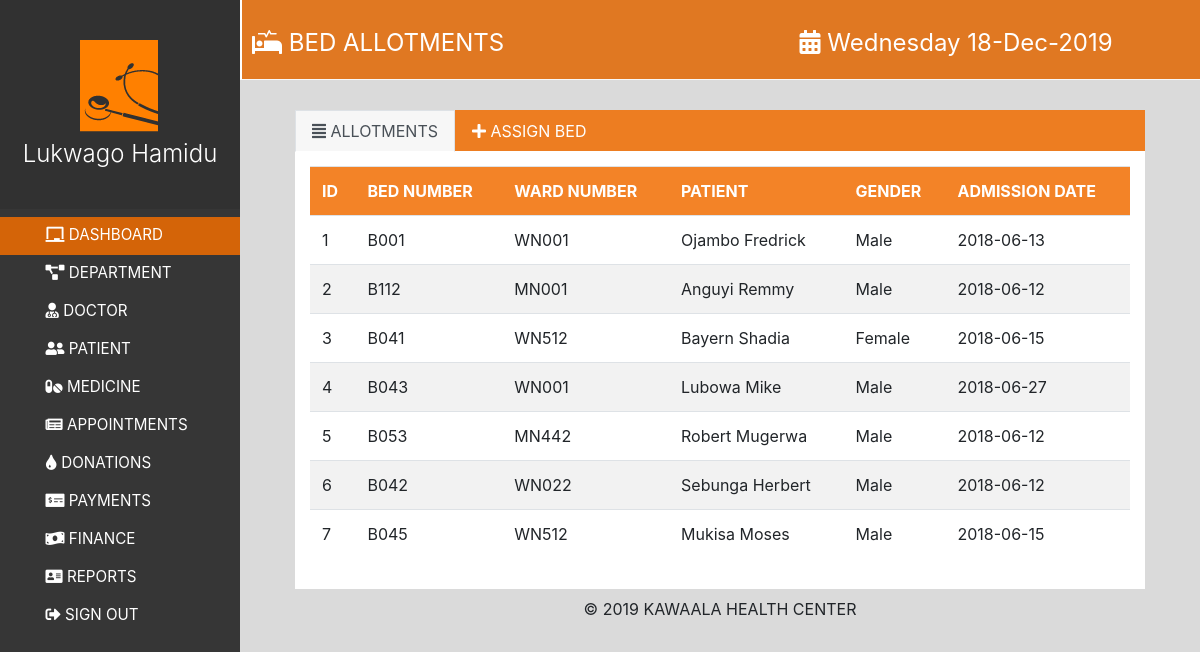
The app's page /bedallotment.php (signed in) with its own data.
### tables this page shows
CREATE TABLE IF NOT EXISTS `bedallotment` (
  `id` int(11) NOT NULL AUTO_INCREMENT,
  `bednumber` varchar(200) NOT NULL,
  `wardnumber` varchar(200) NOT NULL,
  `patient` varchar(200) NOT NULL,
  `sex` varchar(200) NOT NULL,
  `date` varchar(200) NOT NULL,
  PRIMARY KEY (`id`)
);

### bedallotment.php (the view, shortened to what this page needs)
<!DOCTYPE html>
<html>
	<head>
		<link rel="stylesheet" type="text/css" href="styles.css">
		<link rel="stylesheet" type="text/css" href="css/bootstrap.css">
		<link rel="stylesheet" href="css/fontawesome-all.css">
		<link rel="stylesheet" href="css/style.css">
	</head>
	<body>
    <nav class="menu" tabindex="0">
  <header class="avatar">
		<a href="home"><img src="images/logo/logo.png" /></a>
    <h4 class="display-6"><?php echo $_SESSION['username']; ?></h4>
  </header>
	<ul>
    <li tabindex="0" class="icon-dashboard text-uppercase active"><a href="home.php"><span><span class="fa fa-chalkboard"></span> Dashboard</span></a></li>
    <li tabindex="0" class="icon-customers text-uppercase"><a href="department.php"><span><span class="fa fa-project-diagram"></span> Department</span></a></li>
    <li tabindex="0" class="icon-users text-uppercase"><a href="doctordash.php"><span><span class="fa fa-user-md"></span> Doctor</span></li>
    <li tabindex="0" class="icon-settings text-uppercase"><span><span class="fa fa-user-friends"></span> Patient</span></li>
    <li tabindex="0" class="icon-settings text-uppercase"><a href="medicine.php"><span><span class="fa fa-pills"></span> Medicine</span></a></li>
    <li tabindex="0" class="icon-settings text-uppercase"><a href="appointments.php"><span><span class="fa fa-newspaper"></span> Appointments</span></a></li>
    <li tabindex="0" class="icon-settings text-uppercase"><a href="donations.php"><span><span class="fa fa-tint"></span> donations</span></li>
    <li tabindex="0" class="icon-settings text-uppercase"><a href="payments.php"><span><span class="fa fa-money-check-alt"></span> Payments</span></a></li>
    <li tabindex="0" class="icon-settings text-uppercase"><a href="finance.php"><span><span class="fa fa-money-bill-wave"></span> Finance</span></a></li>
    <li tabindex="0" class="icon-settings text-uppercase"><a href="reports.php"><span><span class="fa fa-address-card"></span> reports</span></a></li>
    <li tabindex="0" class="icon-settings text-uppercase"><a href="index.php" style="color: #fff;"><span><span class="fas fa-sign-out-alt"></span> sign out</span></a></li>
  </ul>
</nav>
<main>
	<nav class="top-nav">
		<div class="row">
			<div class="col-md-4">
				<h4 class="header-text mt-4 "> <span class="fa fa-procedures"></span> BED ALLOTMENTS</h4>
			</div>
			<div class="col-md-7 mt-4">
				<h4 class="header-text float-right d-none d-sm-block">
				<span class="fa fa-calendar-alt"></span>
					<?php
					$currentDate = date('d-M-Y');
					$day= date('l');
					echo $day;
					echo $currentDate;
				?></h4>
			</div>
			<div class="col-md-1"></div>
		</div>
	</nav>
	<div class="main-dash">
		<div class="tab-container">
      <ul class="nav nav-tabs tab-header" role="tablist">
        <li class="nav-item">
          <a class="nav-link active" data-toggle="tab" href="#home2" role="tab"> <span class="fa fa-align-justify"></span>  ALLOTMENTS</a>
        </li>
        <li class="nav-item">
          <a class="nav-link" data-toggle="tab" href="#profile2" role="tab"><span class="fa fa-plus"></span> ASSIGN BED</a>
        </li>
      </ul>
      <div class="tab-content" role="tablist">
        <div class="tab-pane fade show active bg-color" id="home2" role="tabpanel">
          <div>
          	<div class="tab-div">
          		<?php
          		$con=mysqli_connect("localhost","root","","registration");
          		$result = mysqli_query($con,"SELECT * FROM bedallotment");
          		echo "<table class='table table-striped'>
          		<tr style='background-color: #f16d00d8; color: #fff;'>
          		<th>ID</th>
              <th>BED NUMBER</th>
          		<th>WARD NUMBER</th>
          		<th>PATIENT</th>
              <th>GENDER</th>
          		<th>ADMISSION DATE</th>
          		</tr>";
          		while($row = mysqli_fetch_array($result))
          			{
          				echo "<tr>";
          				echo "<td>" . $row['id'] . "</td>";
                  echo "<td>" . $row['bednumber'] . "</td>";
          				echo "<td>" . $row['wardnumber'] . "</td>";
          				echo "<td>" . $row['patient'] . "</td>";
          				echo "<td>" . $row['sex'] . "</td>";
          				echo "<td>" . $row['date'] . "</td>";
          				echo "</tr>";
          			}
          			echo "</table>";
          			?>
          		</div>
          	</div>
        </div>
	</div>
			<div class="text-center mt-2">
			&copy; <?php echo date('Y')?> KAWAALA HEALTH CENTER
		</div>
		</div>
</main>
</body>
</html>

### css/styles.css (style rules this page uses)
html, body { height: 100%; }

### css/style.css (style rules this page uses)
body { margin: 0; padding-left: 240px; background-color: #dadada; }
main { position: relative; height: 100vh; }
.active { background-color: #f16d00d8; }
.menu { background: #363636; height: 100vh; width: 240px; position: fixed; top: 0; left: 0; z-index: 5; outline: none; color: #fff; }
.menu .avatar { background: rgba(0, 0, 0, 0.1); padding: 2em 0.5em; text-align: center; }
.menu ul { list-style: none; padding: 0.5em 0; margin: 0; }
.menu ul li { padding: 0.5em 1em 0.5em 3em; font-size: 0.95em; font-weight: regular; background-repeat: no-repeat; background-position: left 15px center; background-size: auto 20px; transition: all 0.15s linear; cursor: pointer; }
.top-nav { border-bottom: 1px solid #f8f8f8; height: 80px; width: 100%; border-left: 2px solid #fff; background-color: #e26702d8; color: #fff; }
.header-text { padding: 5px 5px 0 10px ; font-weight: 400; }
.main-dash { margin: 30px; }
.tab-container { margin: 25px; }
.tab-header { background-color: #f16d00d8; }
.bg-color { background-color: #ffffff; }
.tab-div { padding: 15px; }

### records on screen
bedallotment: id "1", bednumber "B001", wardnumber "WN001", patient "Ojambo Fredrick", sex "Male", date "2018-06-13"
bedallotment: id "2", bednumber "B112", wardnumber "MN001", patient "Anguyi Remmy", sex "Male", date "2018-06-12"
bedallotment: id "3", bednumber "B041", wardnumber "WN512", patient "Bayern Shadia", sex "Female", date "2018-06-15"
bedallotment: id "4", bednumber "B043", wardnumber "WN001", patient "Lubowa Mike", sex "Male", date "2018-06-27"
bedallotment: id "5", bednumber "B053", wardnumber "MN442", patient "Robert Mugerwa", sex "Male", date "2018-06-12"
bedallotment: id "6", bednumber "B042", wardnumber "WN022", patient "Sebunga Herbert", sex "Male", date "2018-06-12"
bedallotment: id "7", bednumber "B045", wardnumber "WN512", patient "Mukisa Moses", sex "Male", date "2018-06-15"

### other values on screen
$_SESSION['username'] "Lukwago Hamidu"
